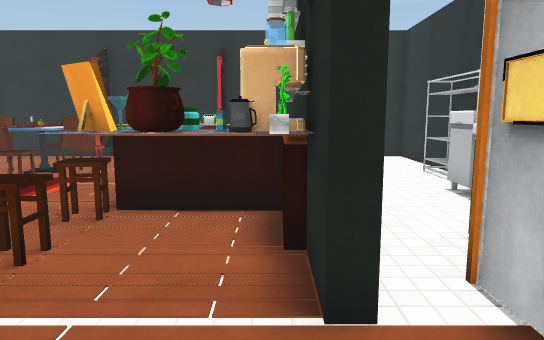
View 1 (above)

22 first-person views from a walk through a Unity game level. The camera is 1.4 m above the floor, tilts 8° down and sees 70° across. Doors are open. The floor is counted in squares, 0.72 m on a side. Each view is taken from the middle of a square. On the plan, view 1 faces up. The plan holds only what a view shows up to about 19 squares ahead; the rest is blank. The place goes on beyond the plan. The player is left out. Some surface patterns are stand-ins.

View 2
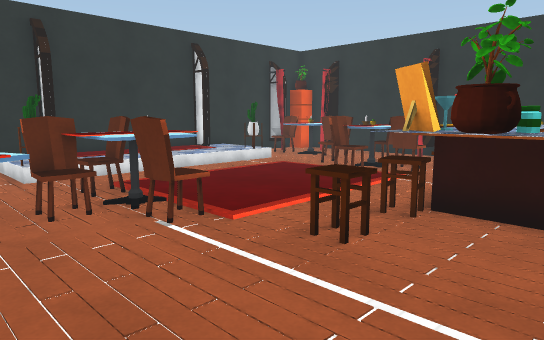

View 3
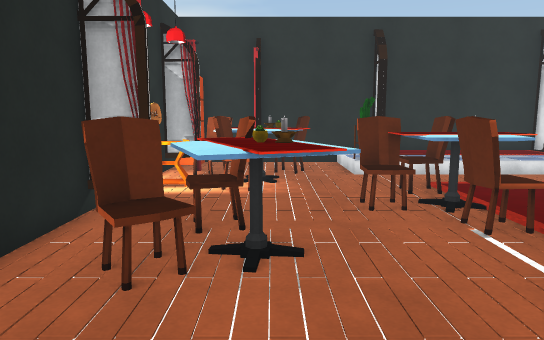

View 4
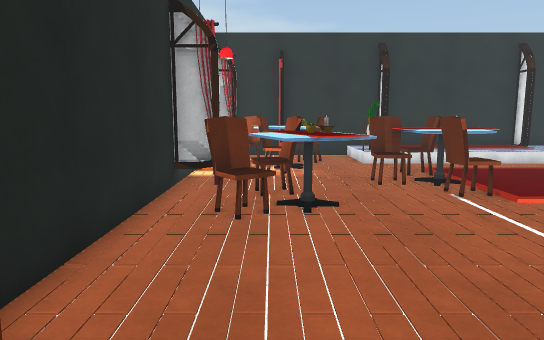

View 5
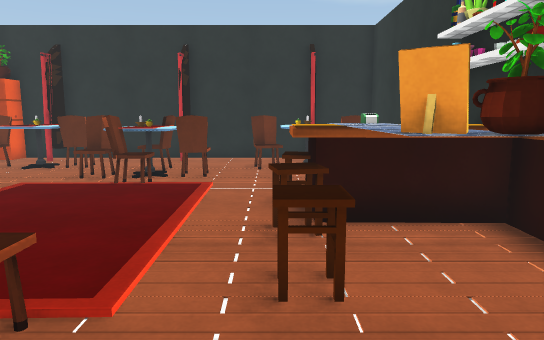

View 6
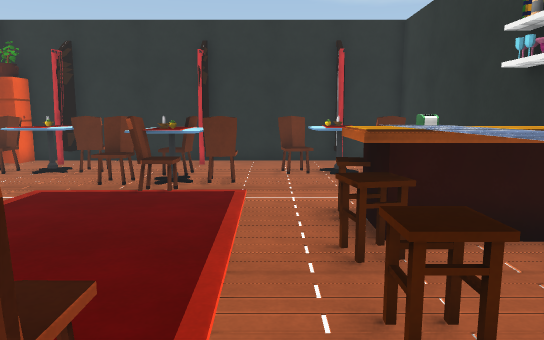

View 7
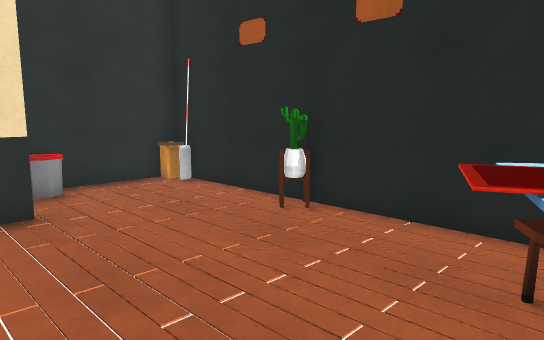

View 8
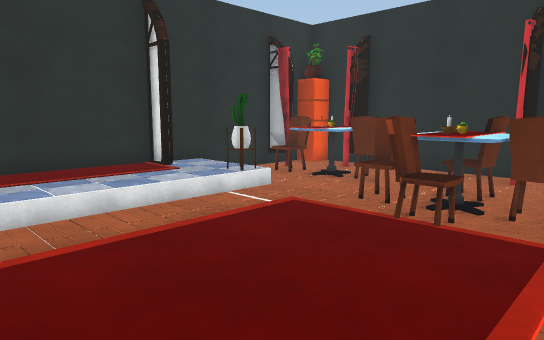

View 9
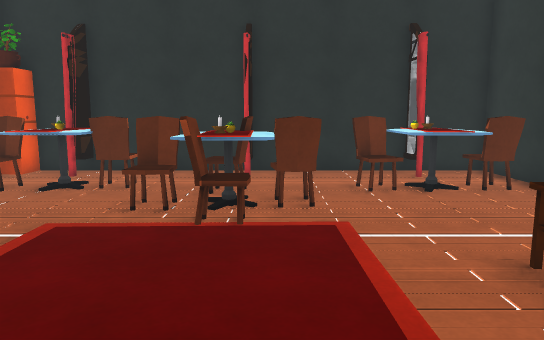

View 10
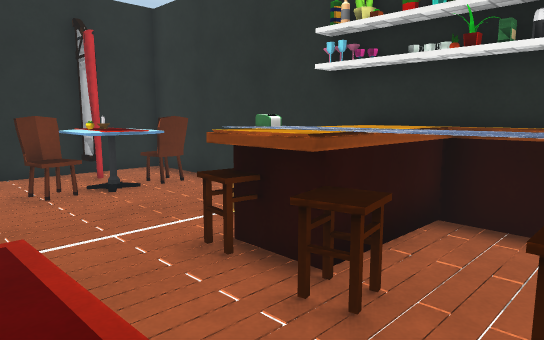

View 11
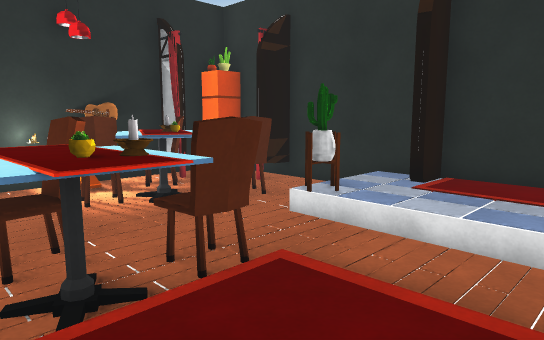

View 12
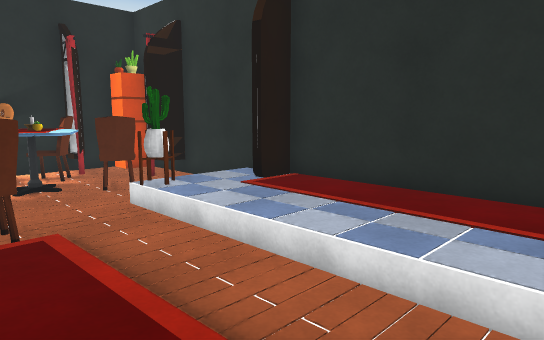

View 13
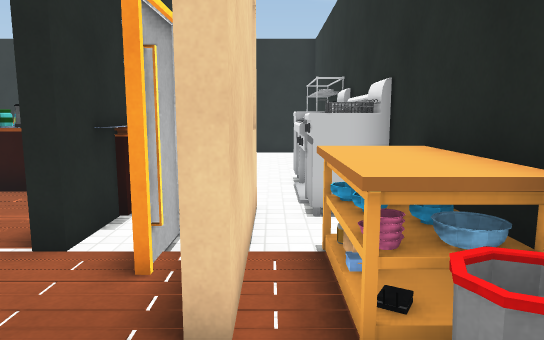

View 14
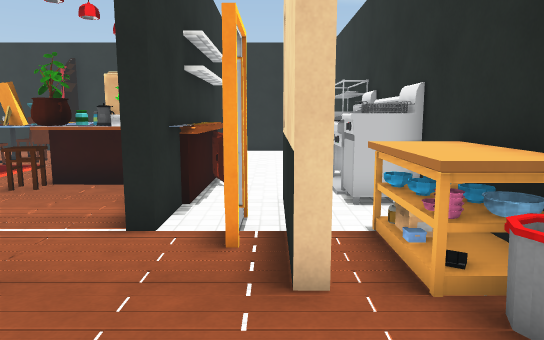

View 15
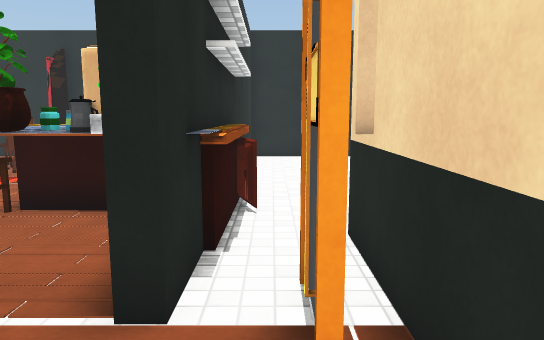

View 16
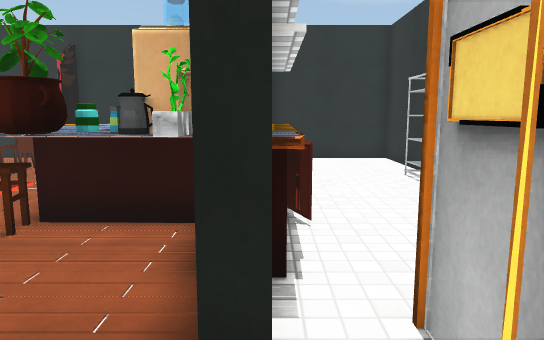

View 17
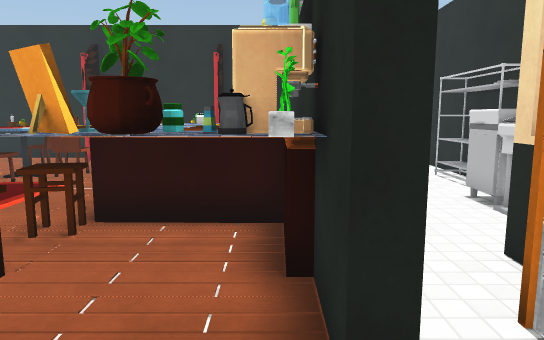

View 18
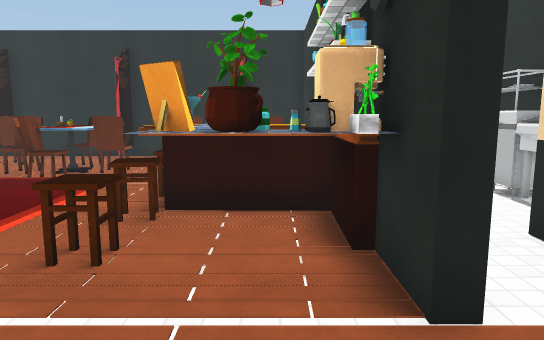

View 19
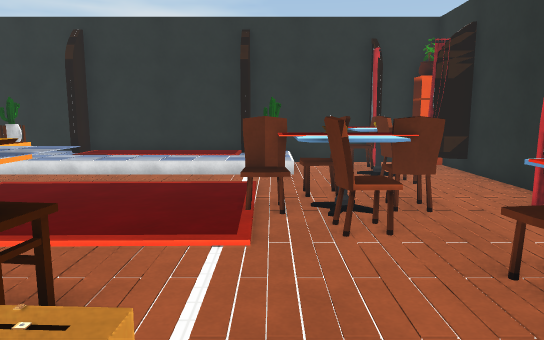

View 20
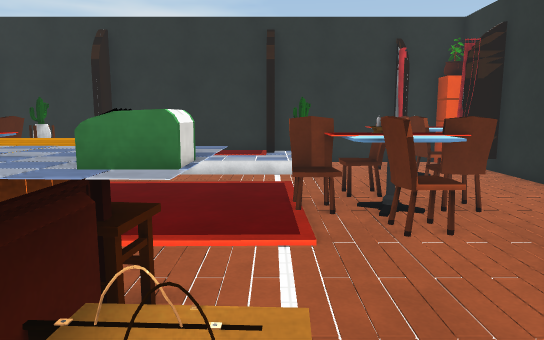

View 21
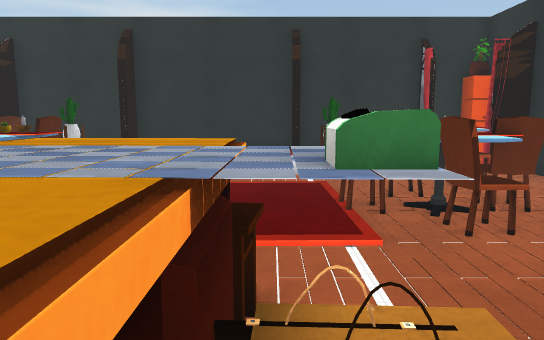

View 22
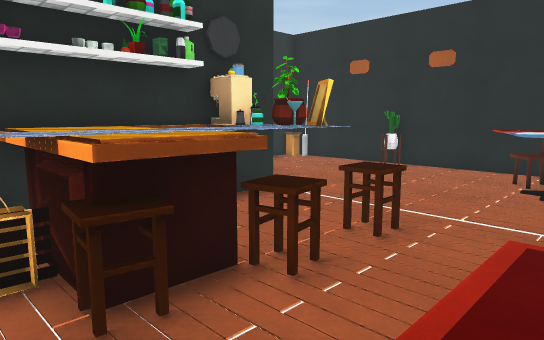

### Floor plan
Key: @ floor where view 1 was taken; # wall or solid block; x gap in a wall; . main floor; : floor 0.25 m higher than the main floor; / step, stairs or slope; D open door; = window, fence, low wall or low ledge; ^ raised ledge; C chair; S stool; B bottle; P plant; T table; H shelf; I bin; O other object.
Columns run from 17 left of view 1 to 6 right of it. Each row starts with its distance up from view 1.
 19   #####################
 18  H..#....#.....#..#... #
 17 #.................#....#
 16 ###COOC.....CCOOC.#....#
 15 #.CCOOC..C...COOC.#....#
 14 #......CCCCC......#...##
 13 #......CCOCC..... #...##
 12 #:::O....C........#...##
 11 ##::/.. . .....O..#... O
 10 #:::/..    ..SSO..#...OO
  9 D:::/..    ...^^^##...OO
  8 D:::/..   ...#S^^##... O
  7 #:::/..    ..SS^^##.. OO
  6 #:::/..    ....OB#####OO
  5 #:::/.. OO...SSxOP^###O#
  4 ##::/..CCOCC......####O#
  3 #:::O...CC.C.......###OO
  2 #.......CC..........#.OO
  1 #..CCO......T.........IO
  0 ###CCOO....CT....@....II
 -1  ##.COCC..CCCC.........#
 -2   # CCT.....C..........#
 -3   ##=HH..#.....DD.OD...O
 -4   ####H########DD#DD####

Where each view was taken, in squares from view 1:
view 1: 0 up, 0 right, facing up
view 2: 0 up, 0 right, facing up-left
view 3: 0 up, 0 right, facing left
view 4: 1 down, 3 right, facing left
view 5: 1 up, 4 left, facing up
view 6: 2 up, 5 left, facing up
view 7: 3 up, 5 left, facing down-right
view 8: 5 up, 5 left, facing up-left
view 9: 5 up, 7 left, facing up
view 10: 5 up, 7 left, facing up-right
view 11: 8 up, 7 left, facing down-left
view 12: 11 up, 9 left, facing down-left
view 13: 2 down, 4 right, facing up
view 14: 3 down, 3 right, facing up
view 15: 0 up, 2 right, facing up
view 16: 1 up, 1 right, facing up
view 17: 1 up, 0 right, facing up
view 18: 0 up, 1 left, facing up
view 19: 12 up, 0 right, facing left
view 20: 11 up, 0 right, facing left
view 21: 10 up, 0 right, facing left
view 22: 11 up, 7 left, facing down-right
